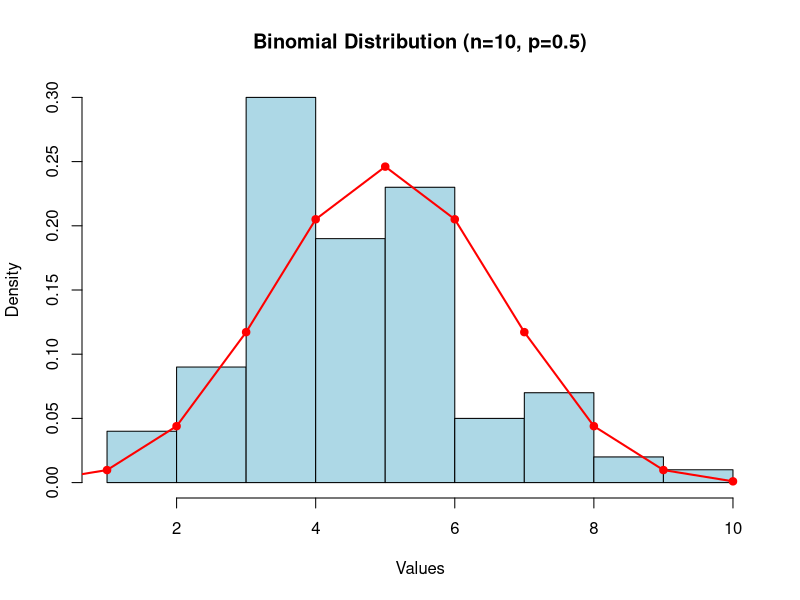

The R source for this figure:
# Simulate binomial data (n=10, p=0.5)
data <- rbinom(100, size=10, prob=0.5)

# Plot histogram (probability scale)
hist(data, probability=TRUE,
     col="lightblue",
     main="Binomial Distribution (n=10, p=0.5)",
     xlab="Values")

# Theoretical PMF
x <- 0:10
pmf <- dbinom(x, size=10, prob=0.5)

# Overlay PMF
points(x, pmf, col="red", pch=19)
lines(x, pmf, col="red", lwd=2)
